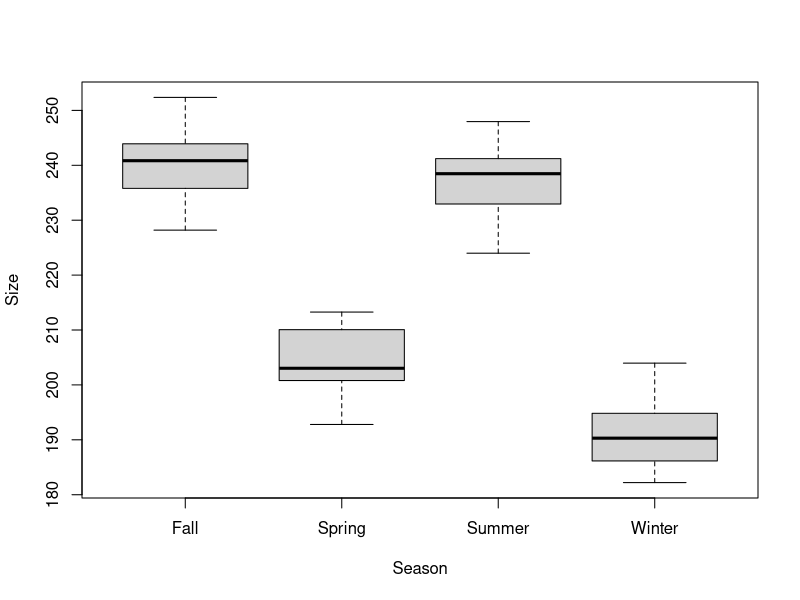
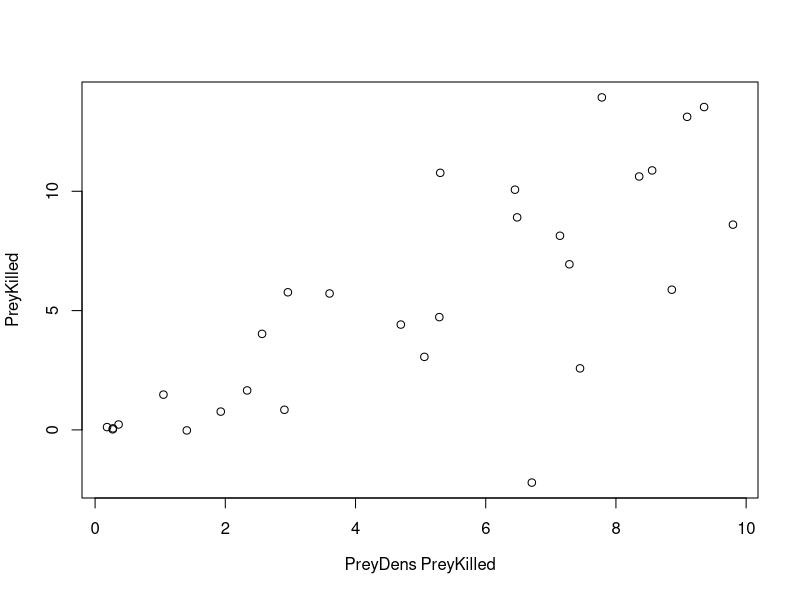

Write the R code that produced these figures, in order. (Note: this script raises an error after producing the figures.)
library(readr)
library(dplyr)
library(ggplot2)
library(car)
library(nlme)

data1 <- read_csv("Exams/Midterm/Data/Mid1.csv")
data1
res1 <- lm(data=data1, Size~Season)
summary(res1)
confint(res1)
TukeyHSD(aov(res1))
boxplot(data=data1, Size~Season)

data2 <- read_csv("Exams/Midterm/Data/Mid2.csv")
data2
plot(data2, PreyDens~PreyKilled)
abline(res2)
hist(data2$PreyKilled)
res2 <- lm(data=data2, PreyKilled~PreyDens)
summary(res2)
confint(res2)
plot(res2)
residuals(res2)
plot(residuals(res2)~data2$PreyDens)
hist(residuals(res2))
hist(data2$PreyDens)
abline(y=0)
acf(residuals(res2)) [order(data2$PreyDens)]

data3 <- read_csv("Exams/Midterm/Data/Mid3.csv")
data3
plot(data=data3, FlowerDens~Elevation          )
res3 <- lm(data=data3, FlowerDens~Treatment+Elevation)
summary(res3)
confint(res3)

data4 <- read_csv("Exams/Midterm/Data/Mid4.csv")
data4
res4 <- lm(data=data4, HomeRange~Sex*SoftMass)
plot(data=data4, HomeRange~SoftMass*Sex)
summary(res4)
confint(res4)
TukeyHSD(aov(res4))
ggplot(data4, aes(x=SoftMass,y=HomeRange, color = Sex)) +
  geom_point() +
  geom_smooth()


data5 <- read_csv("Exams/Midterm/Data/Mid5.csv")
data5
res5 <- lm(Sediment~Velocity+Volume, data=data5)
summary(res5)
vif(res5)

data6 <- read_csv("Exams/Midterm/Data/Mid6.csv")
data6

res6 <- lme(data=data6, Saturation~Sex+Diet, random=~1|Individual/Diet/Sex)
summary(res6)
